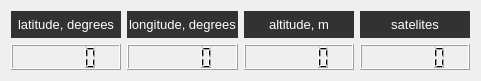
   <widget class="QWidget" name="">
    <property name="geometry">
     <rect>
      <x>740</x>
      <y>440</y>
      <width>481</width>
      <height>81</height>
     </rect>
    </property>
    <layout class="QHBoxLayout" name="horizontalLayout_18">
     <item>
      <layout class="QVBoxLayout" name="verticalLayout_19">
       <item>
        <widget class="QLabel" name="humL_6">
         <property name="font">
          <font>
           <family>Arial</family>
           <pointsize>10</pointsize>
           <weight>50</weight>
           <bold>false</bold>
          </font>
         </property>
         <property name="layoutDirection">
          <enum>Qt::LeftToRight</enum>
         </property>
         <property name="styleSheet">
          <string notr="true">background-color: rgb(50, 50, 50);
color: rgb(255, 255, 255);
gridline-color: rgb(255, 255, 255);</string>
         </property>
         <property name="text">
          <string>latitude, degrees</string>
         </property>
         <property name="alignment">
          <set>Qt::AlignCenter</set>
         </property>
        </widget>
       </item>
       <item>
        <widget class="QLCDNumber" name="latLCD"/>
       </item>
      </layout>
     </item>
     <item>
      <layout class="QVBoxLayout" name="verticalLayout_20">
       <item>
        <widget class="QLabel" name="humL_7">
         <property name="font">
          <font>
           <family>Arial</family>
           <pointsize>10</pointsize>
           <weight>50</weight>
           <bold>false</bold>
          </font>
         </property>
         <property name="styleSheet">
          <string notr="true">background-color: rgb(50, 50, 50);
color: rgb(255, 255, 255);
gridline-color: rgb(255, 255, 255);</string>
         </property>
         <property name="text">
          <string>longitude, degrees</string>
         </property>
         <property name="alignment">
          <set>Qt::AlignCenter</set>
         </property>
        </widget>
       </item>
       <item>
        <widget class="QLCDNumber" name="lonLCD"/>
       </item>
      </layout>
     </item>
     <item>
      <layout class="QVBoxLayout" name="verticalLayout_21">
       <item>
        <widget class="QLabel" name="humL_8">
         <property name="font">
          <font>
           <family>Arial</family>
           <pointsize>10</pointsize>
           <weight>50</weight>
           <bold>false</bold>
          </font>
         </property>
         <property name="styleSheet">
          <string notr="true">background-color: rgb(50, 50, 50);
color: rgb(255, 255, 255);
gridline-color: rgb(255, 255, 255);</string>
         </property>
         <property name="text">
          <string>altitude, m</string>
         </property>
         <property name="alignment">
          <set>Qt::AlignCenter</set>
         </property>
        </widget>
       </item>
       <item>
        <widget class="QLCDNumber" name="altLCD"/>
       </item>
      </layout>
     </item>
     <item>
      <layout class="QVBoxLayout" name="verticalLayout_22">
       <item>
        <widget class="QLabel" name="humL_9">
         <property name="font">
          <font>
           <family>Arial</family>
           <pointsize>10</pointsize>
           <weight>50</weight>
           <bold>false</bold>
          </font>
         </property>
         <property name="styleSheet">
          <string notr="true">background-color: rgb(50, 50, 50);
color: rgb(255, 255, 255);
gridline-color: rgb(255, 255, 255);</string>
         </property>
         <property name="text">
          <string>satelites</string>
         </property>
         <property name="alignment">
          <set>Qt::AlignCenter</set>
         </property>
        </widget>
       </item>
       <item>
        <widget class="QLCDNumber" name="satLCD"/>
       </item>
      </layout>
     </item>
    </layout>
   </widget>
